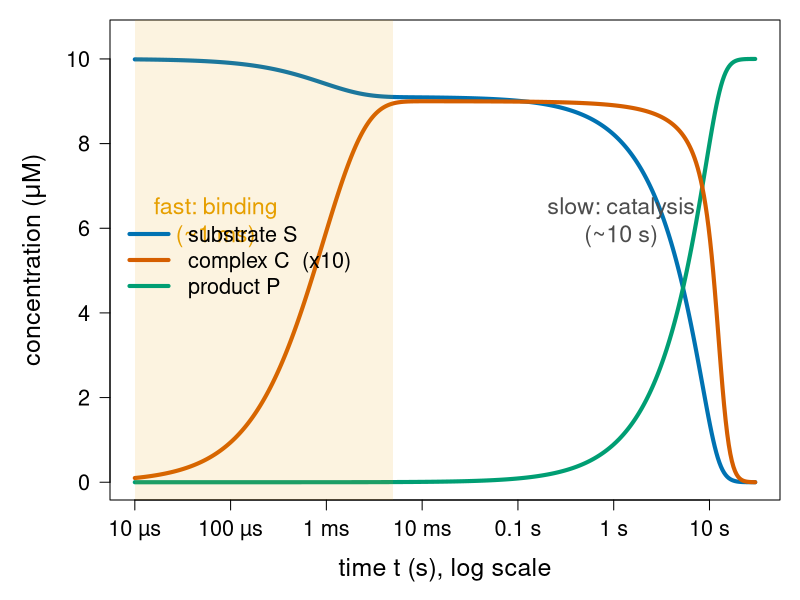
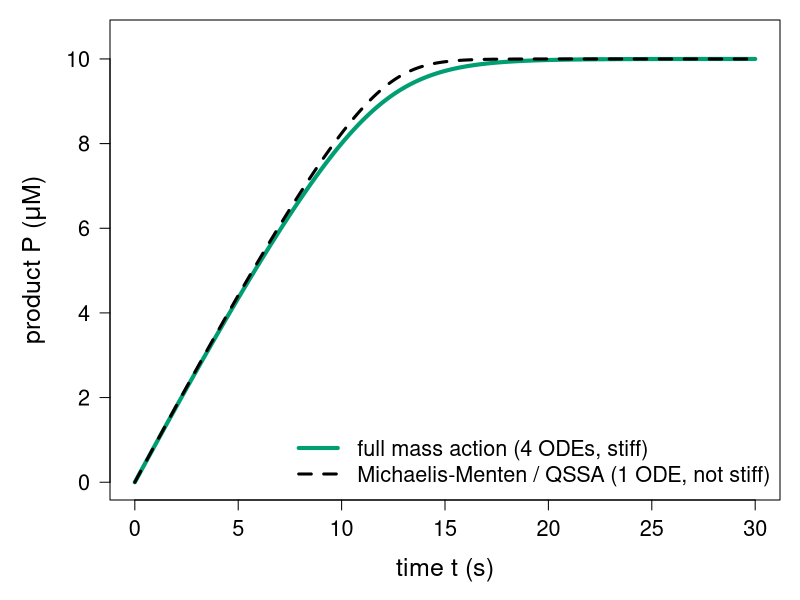
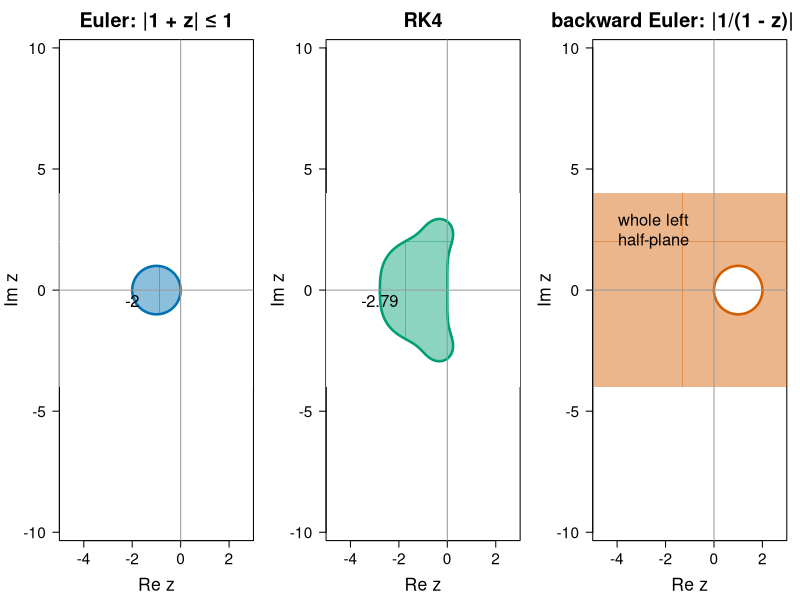
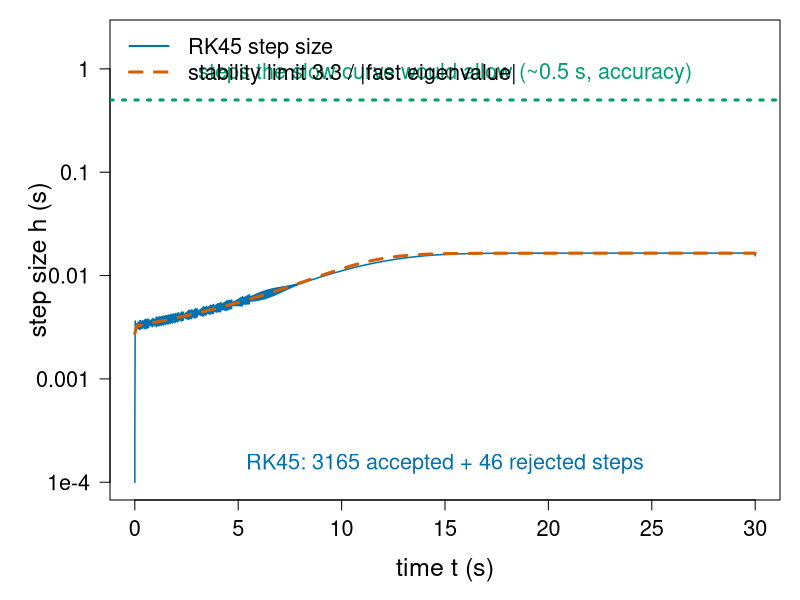
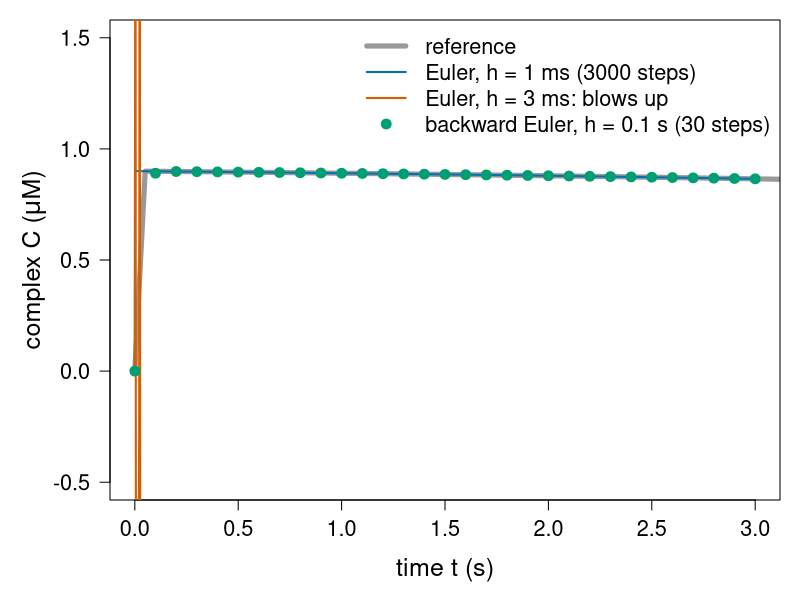
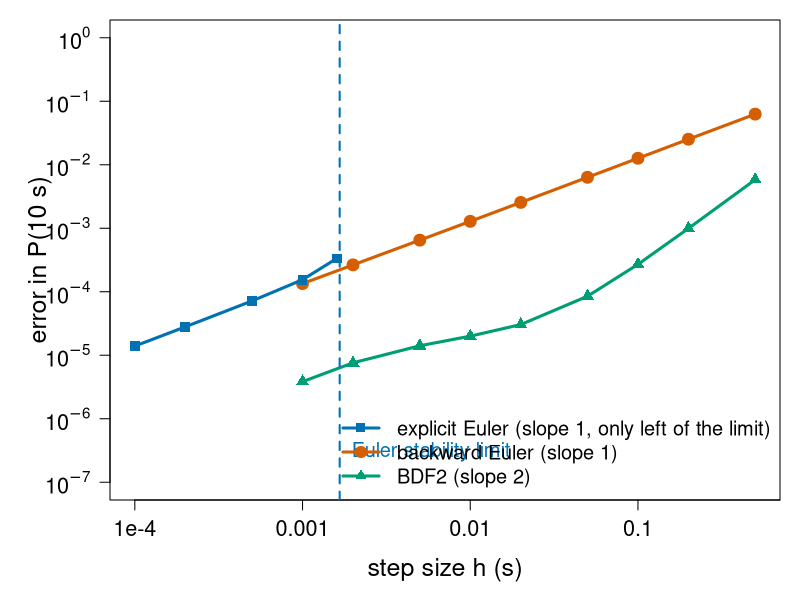
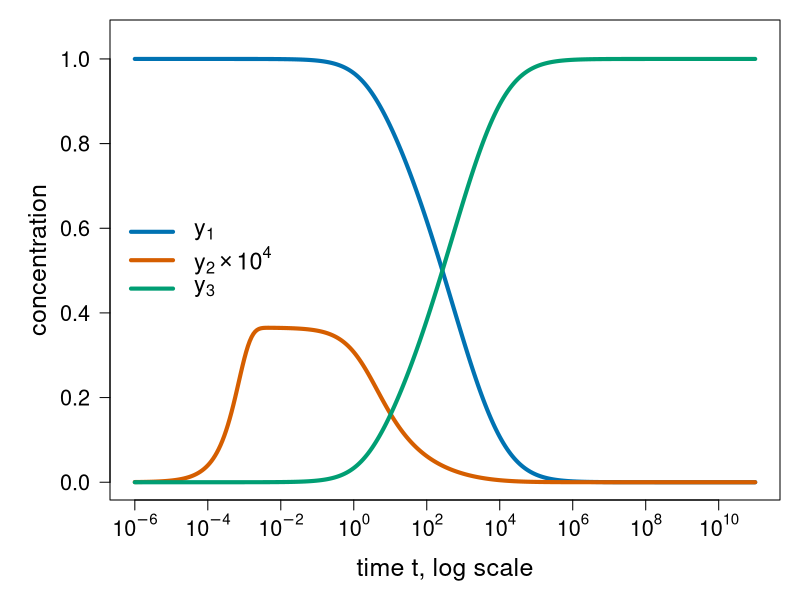
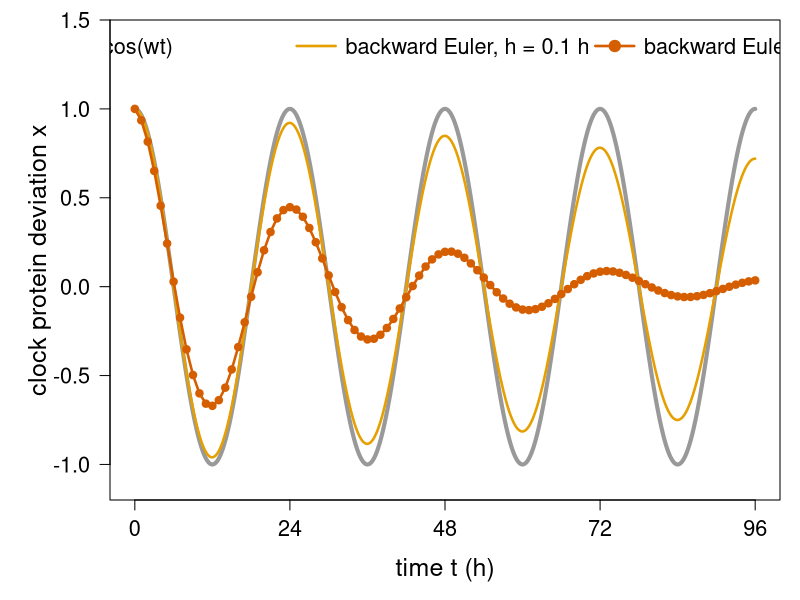

Here is the R script that generated these plots, in order:
# Figures for the stiffness/ unit ("Stiffness and implicit methods").
#
# Re-run by hand from this folder (it is NOT run by `quarto render`):
#   cd stiffness && Rscript make-stiffness-figs.R
#
# Base R graphics only (grDevices::svg) plus deSolve for reference solutions.
# Colours are Okabe-Ito (colour-blind safe). Makes:
#   fig01-enzyme.svg           mass-action enzyme kinetics on a log time axis: fast binding, slow catalysis
#   fig02-qssa.svg             full mass-action model vs the Michaelis-Menten (QSSA) model
#   fig03-stability.svg        stability regions of Euler, RK4 and backward Euler in the z = h*lambda plane
#   fig04-rk45-steps.svg       step sizes of an adaptive Dormand-Prince RK45 on the enzyme model
#   fig05-euler-vs-beuler.svg  explicit Euler (h = 1 ms, 3 ms) vs backward Euler (h = 0.1 s) on the enzyme
#   fig06-order.svg            error vs h: explicit Euler, backward Euler, BDF2 on the enzyme
#   fig07-robertson.svg        Robertson's problem from 1e-6 to 1e11 s (lsoda)
#   fig08-damping.svg          backward Euler damps a 24-hour oscillation

library(deSolve)

oi <- c(orange = "#E69F00", sky = "#56B4E9", green = "#009E73",
        yellow = "#F0E442", blue = "#0072B2", red = "#D55E00",
        purple = "#CC79A7", grey = "#999999")

## ---- the running examples (same code as on the slides) ---------------------

kf <- 100; kr <- 100; kcat <- 1                  # per uM per s, per s, per s
E0 <- 1; S0 <- 10                                # uM
Km <- (kr + kcat) / kf; Vmax <- kcat * E0        # 1.01 uM, 1 uM/s
f <- function(y) {                               # y = (S, E, C, P)
  b <- kf * y[2] * y[1] - kr * y[3]
  c(-b, -b + kcat * y[3], b - kcat * y[3], kcat * y[3])
}
jac <- function(y) rbind(c(-kf * y[2], -kf * y[1], kr,         0),
                         c(-kf * y[2], -kf * y[1], kr + kcat,  0),
                         c( kf * y[2],  kf * y[1], -kr - kcat, 0),
                         c( 0,          0,          kcat,      0))
enzyme <- function(t, y, p) list(f(y))
y0 <- c(S = S0, E = E0, C = 0, P = 0)

beuler <- function(f, jac, y0, h, n, tol = 1e-10) {
  Y <- matrix(NA, n + 1, length(y0)); Y[1, ] <- y <- y0
  I <- diag(length(y0))
  for (i in 1:n) {
    yold <- y                                    # Newton starts at y_n
    for (k in 1:20) {
      delta <- solve(I - h * jac(y), -(y - yold - h * f(y)))
      y <- y + delta
      if (sqrt(sum(delta^2)) < tol) break
    }
    Y[i + 1, ] <- y
  }
  Y
}
bdf2 <- function(f, jac, y0, h, n, tol = 1e-10) {  # first step by backward Euler
  Y <- matrix(NA, n + 1, length(y0)); Y[1, ] <- y0
  Y[2, ] <- beuler(f, jac, y0, h, 1)[2, ]
  I <- diag(length(y0))
  for (i in 2:n) {
    y <- Y[i, ]
    for (k in 1:20) {
      G <- y - 4 / 3 * Y[i, ] + 1 / 3 * Y[i - 1, ] - 2 / 3 * h * f(y)
      delta <- solve(I - 2 / 3 * h * jac(y), -G)
      y <- y + delta
      if (sqrt(sum(delta^2)) < tol) break
    }
    Y[i + 1, ] <- y
  }
  Y
}
euler <- function(f, y0, h, n) {
  Y <- matrix(NA, n + 1, length(y0)); Y[1, ] <- y <- y0
  for (i in 1:n) { y <- y + h * f(y); Y[i + 1, ] <- y }
  Y
}

## ---- fig01: fast binding, slow catalysis --------------------------------------

tt <- c(0, 10^seq(-5, log10(30), length.out = 400))
ref <- ode(y0, tt, enzyme, NULL, method = "lsoda", rtol = 1e-10, atol = 1e-12)
svg("fig01-enzyme.svg", width = 10, height = 5.5)
par(mar = c(5, 5.5, 1, 1), cex.lab = 1.5, cex.axis = 1.3)
plot(ref[-1, "time"], ref[-1, "S"], log = "x", type = "l", lwd = 4, col = oi["blue"],
     ylim = c(0, 10.5), xlab = "time t (s), log scale", ylab = expression("concentration (" * mu * "M)"),
     las = 1, xaxt = "n")
axis(1, at = 10^(-5:1), labels = c("10 µs", "100 µs", "1 ms", "10 ms", "0.1 s", "1 s", "10 s"))
lines(ref[-1, "time"], ref[-1, "P"], lwd = 4, col = oi["green"])
lines(ref[-1, "time"], 10 * ref[-1, "C"], lwd = 4, col = oi["red"])
rect(1e-5, -1, 5e-3, 11, col = adjustcolor(oi["orange"], 0.12), border = NA)
text(7e-5, 6.2, "fast: binding\n(~1 ms)", cex = 1.4, col = oi["orange"])
text(1.2, 6.2, "slow: catalysis\n(~10 s)", cex = 1.4, col = "grey30")
legend("left", c("substrate S", "complex C  (x10)", "product P"), lwd = 4,
       col = oi[c("blue", "red", "green")], cex = 1.3, bty = "n", inset = c(0, -0.15))
dev.off()

## ---- fig02: full model vs QSSA -------------------------------------------------

tl <- seq(0, 30, by = 0.05)
full <- ode(y0, tl, enzyme, NULL, method = "lsoda", rtol = 1e-10, atol = 1e-12)
mm <- function(t, y, p) list(-Vmax * y / (Km + y))
qssa <- ode(c(S = S0), tl, mm, NULL, rtol = 1e-10, atol = 1e-12)
svg("fig02-qssa.svg", width = 10, height = 5.5)
par(mar = c(5, 5.5, 1, 1), cex.lab = 1.5, cex.axis = 1.3)
plot(tl, full[, "P"], type = "l", lwd = 4, col = oi["green"], ylim = c(0, 10.5),
     xlab = "time t (s)", ylab = expression("product P (" * mu * "M)"), las = 1)
lines(tl, S0 - qssa[, "S"], lwd = 3, lty = 2, col = "black")
legend("bottomright", c("full mass action (4 ODEs, stiff)",
                        "Michaelis-Menten / QSSA (1 ODE, not stiff)"),
       lwd = c(4, 3), lty = c(1, 2), col = c(oi["green"], "black"), cex = 1.3, bty = "n")
dev.off()

## ---- fig03: stability regions -----------------------------------------------------

xs <- seq(-5, 3, length.out = 601); ys <- seq(-4, 4, length.out = 601)
z <- outer(xs, ys, function(a, b) complex(real = a, imaginary = b))
R_euler <- Mod(1 + z)
R_rk4 <- Mod(1 + z + z^2 / 2 + z^3 / 6 + z^4 / 24)
R_be <- Mod(1 / (1 - z))
svg("fig03-stability.svg", width = 13, height = 5)
par(mfrow = c(1, 3), mar = c(4.5, 4.5, 3, 1), cex.lab = 1.6, cex.axis = 1.4, cex.main = 1.8)
panel <- function(R, main, col) {
  image(xs, ys, (R <= 1) + 0, col = c("white", adjustcolor(col, 0.45)), asp = 1,
        xlab = expression("Re " * z), ylab = expression("Im " * z), main = main, las = 1)
  contour(xs, ys, R, levels = 1, drawlabels = FALSE, add = TRUE, lwd = 2.5, col = col)
  abline(h = 0, v = 0, col = oi["grey"])
}
panel(R_euler, "Euler: |1 + z| ≤ 1", oi["blue"])
text(-2, -0.45, "-2", cex = 1.5)
panel(R_rk4, "RK4", oi["green"])
text(-2.785, -0.45, "-2.79", cex = 1.5)
panel(R_be, "backward Euler: |1/(1 - z)| ≤ 1", oi["red"])
text(-2.5, 2.5, "whole left\nhalf-plane", cex = 1.5)
dev.off()

## ---- fig04: adaptive RK45 on the enzyme ------------------------------------------
## Hand-written Dormand-Prince 5(4) with a standard step-size controller.

dp_a <- list(c(), c(1/5), c(3/40, 9/40), c(44/45, -56/15, 32/9),
             c(19372/6561, -25360/2187, 64448/6561, -212/729),
             c(9017/3168, -355/33, 46732/5247, 49/176, -5103/18656),
             c(35/384, 0, 500/1113, 125/192, -2187/6784, 11/84))
dp_b <- c(35/384, 0, 500/1113, 125/192, -2187/6784, 11/84, 0)
dp_e <- dp_b - c(5179/57600, 0, 7571/16695, 393/640, -92097/339200, 187/2100, 1/40)
rk45 <- function(f, y, tend, rtol = 1e-6, atol = 1e-6, h = 1e-4) {
  t <- 0; ts <- 0; hs <- numeric(0); nrej <- 0
  while (t < tend) {
    h <- min(h, tend - t)
    K <- matrix(0, 7, length(y))
    for (s in 1:7) {
      ys <- y
      if (s > 1) for (j in 1:(s - 1)) ys <- ys + h * dp_a[[s]][j] * K[j, ]
      K[s, ] <- f(ys)
    }
    ynew <- y + h * colSums(dp_b * K)
    err <- sqrt(mean((h * colSums(dp_e * K) / (atol + rtol * pmax(abs(y), abs(ynew))))^2))
    if (err <= 1) { t <- t + h; y <- ynew; ts <- c(ts, t); hs <- c(hs, h) } else nrej <- nrej + 1
    h <- h * min(5, max(0.2, 0.9 * err^(-1/5)))
  }
  list(t = ts, h = hs, nrej = nrej, y = y)
}
run <- rk45(f, unname(y0), 30)
cat("RK45 (hand-written): accepted", length(run$h), "rejected", run$nrej, "\n")
lam_fast <- sapply(seq(0, 30, by = 0.1), function(tk) {
  yk <- ode(y0, c(0, tk + 1e-12), enzyme, NULL, method = "lsoda", rtol = 1e-10, atol = 1e-12)[2, -1]
  min(Re(eigen(jac(yk))$values))
})
svg("fig04-rk45-steps.svg", width = 10, height = 5.5)
par(mar = c(5, 5.5, 1, 1), cex.lab = 1.5, cex.axis = 1.3)
plot(run$t[-1], run$h, log = "y", type = "l", col = oi["blue"], lwd = 1.5,
     ylim = c(1e-4, 2), xlab = "time t (s)", ylab = "step size h (s)", las = 1, yaxt = "n")
axis(2, at = 10^(-4:0), labels = c("1e-4", "0.001", "0.01", "0.1", "1"), las = 1)
lines(seq(0, 30, by = 0.1), 3.3 / abs(lam_fast), lwd = 3, lty = 2, col = oi["red"])
abline(h = 0.5, lwd = 3, lty = 3, col = oi["green"])
text(15, 0.9, "steps the slow curve would allow (~0.5 s, accuracy)", cex = 1.3, col = oi["green"])
text(15, 1.5e-4, paste0("RK45: ", length(run$h), " accepted + ", run$nrej,
                        " rejected steps"), cex = 1.3, col = oi["blue"])
legend("topleft", c("RK45 step size", "stability limit 3.3 / |fast eigenvalue|"),
       lwd = c(2, 3), lty = c(1, 2), col = oi[c("blue", "red")], cex = 1.3, bty = "n")
dev.off()

## ---- fig05: explicit vs backward Euler on the enzyme --------------------------------

e1 <- euler(f, unname(y0), 1e-3, 3000)
e3 <- euler(f, unname(y0), 3e-3, 1000)
be <- beuler(f, jac, unname(y0), 0.1, 30)
svg("fig05-euler-vs-beuler.svg", width = 10, height = 5.5)
par(mar = c(5, 5.5, 1, 1), cex.lab = 1.5, cex.axis = 1.3)
plot(tl, full[, "C"], type = "l", lwd = 5, col = oi["grey"], xlim = c(0, 3), ylim = c(-0.5, 1.5),
     xlab = "time t (s)", ylab = expression("complex C (" * mu * "M)"), las = 1)
lines((0:3000) * 1e-3, e1[, 3], lwd = 2, col = oi["blue"])
ok <- is.finite(e3[, 3]) & abs(e3[, 3]) < 5
lines(((0:1000) * 3e-3)[ok], e3[ok, 3], lwd = 2, col = oi["red"])
points((0:30) * 0.1, be[, 3], pch = 19, cex = 1.3, col = oi["green"])
legend("topright", c("reference", "Euler, h = 1 ms (3000 steps)", "Euler, h = 3 ms: blows up",
                     "backward Euler, h = 0.1 s (30 steps)"),
       lwd = c(5, 2, 2, NA), pch = c(NA, NA, NA, 19), col = oi[c("grey", "blue", "red", "green")],
       cex = 1.3, bty = "n")
dev.off()

## ---- fig06: error vs h ----------------------------------------------------------

Pref <- full[full[, "time"] == 10, "P"]
hs_imp <- c(0.5, 0.2, 0.1, 0.05, 0.02, 0.01, 0.005, 0.002, 0.001)
err_be <- sapply(hs_imp, function(h) abs(beuler(f, jac, unname(y0), h, round(10 / h))[round(10 / h) + 1, 4] - Pref))
err_b2 <- sapply(hs_imp, function(h) abs(bdf2(f, jac, unname(y0), h, round(10 / h))[round(10 / h) + 1, 4] - Pref))
hs_ex <- c(0.0016, 0.001, 5e-4, 2e-4, 1e-4)
err_ex <- sapply(hs_ex, function(h) abs(euler(f, unname(y0), h, round(10 / h))[round(10 / h) + 1, 4] - Pref))
print(rbind(hs_imp, err_be, err_b2)); print(rbind(hs_ex, err_ex))
svg("fig06-order.svg", width = 10, height = 5.5)
par(mar = c(5, 5.5, 1, 1), cex.lab = 1.5, cex.axis = 1.3)
plot(hs_imp, err_be, log = "xy", type = "o", pch = 19, lwd = 3, cex = 1.3, col = oi["red"],
     xlim = c(1e-4, 0.5), ylim = c(1e-7, 1), xlab = "step size h (s)",
     ylab = "error in P(10 s)", las = 1, xaxt = "n", yaxt = "n")
axis(1, at = 10^(-4:0), labels = c("1e-4", "0.001", "0.01", "0.1", "1"))
axis(2, at = 10^(-7:0), labels = parse(text = paste0("10^", -7:0)), las = 1)
lines(hs_imp, err_b2, type = "o", pch = 17, lwd = 3, cex = 1.3, col = oi["green"])
lines(hs_ex, err_ex, type = "o", pch = 15, lwd = 3, cex = 1.3, col = oi["blue"])
abline(v = 2 / 1201, lty = 2, col = oi["blue"], lwd = 2)
text(2 / 1201, 3e-7, "  Euler stability limit", adj = 0, cex = 1.2, col = oi["blue"])
legend("bottomright", c("explicit Euler (slope 1, only left of the limit)",
                        "backward Euler (slope 1)", "BDF2 (slope 2)"),
       lwd = 3, pch = c(15, 19, 17), col = oi[c("blue", "red", "green")], cex = 1.2, bty = "n")
dev.off()

## ---- fig07: Robertson's problem ---------------------------------------------------

rober <- function(t, y, p) {
  r1 <- 0.04 * y[1]; r2 <- 3e7 * y[2]^2; r3 <- 1e4 * y[2] * y[3]
  list(c(-r1 + r3, r1 - r2 - r3, r2))
}
tr <- c(0, 10^seq(-6, 11, by = 0.05))
rob <- ode(c(y1 = 1, y2 = 0, y3 = 0), tr, rober, NULL, method = "lsoda", rtol = 1e-8, atol = 1e-12)
svg("fig07-robertson.svg", width = 10, height = 5.5)
par(mar = c(5, 5.5, 1, 1), cex.lab = 1.5, cex.axis = 1.3)
plot(rob[-1, "time"], rob[-1, "y1"], log = "x", type = "l", lwd = 4, col = oi["blue"],
     ylim = c(0, 1.05), xlab = "time t, log scale", ylab = "concentration", las = 1, xaxt = "n")
axis(1, at = 10^seq(-6, 10, by = 2), labels = parse(text = paste0("10^", seq(-6, 10, by = 2))))
lines(rob[-1, "time"], 1e4 * rob[-1, "y2"], lwd = 4, col = oi["red"])
lines(rob[-1, "time"], rob[-1, "y3"], lwd = 4, col = oi["green"])
legend("left", c(expression(y[1]), expression(y[2] %*% 10^4), expression(y[3])), lwd = 4,
       col = oi[c("blue", "red", "green")], cex = 1.4, bty = "n")
dev.off()

## ---- fig08: backward Euler damps an oscillation -------------------------------------

w <- 2 * pi / 24
A <- matrix(c(0, 1, -w^2, 0), 2, byrow = TRUE)
osc_f <- function(y) as.vector(A %*% y)
osc_j <- function(y) A
th <- seq(0, 96, by = 0.1)
b1 <- beuler(osc_f, osc_j, c(1, 0), 1, 96)
b01 <- beuler(osc_f, osc_j, c(1, 0), 0.1, 960)
svg("fig08-damping.svg", width = 10, height = 5.5)
par(mar = c(5, 5.5, 1, 1), cex.lab = 1.5, cex.axis = 1.3)
plot(th, cos(w * th), type = "l", lwd = 4, col = oi["grey"], ylim = c(-1.1, 1.4),
     xlab = "time t (h)", ylab = "clock protein deviation x", las = 1, xaxt = "n")
axis(1, at = seq(0, 96, by = 24))
lines(th, b01[, 1], lwd = 2.5, col = oi["orange"])
lines(0:96, b1[, 1], type = "o", pch = 19, cex = 0.8, lwd = 2.5, col = oi["red"])
legend("top", c("exact cos(wt)", "backward Euler, h = 0.1 h", "backward Euler, h = 1 h"),
       lwd = c(4, 2.5, 2.5), pch = c(NA, NA, 19), col = oi[c("grey", "orange", "red")],
       cex = 1.3, bty = "n", horiz = FALSE, ncol = 3, x.intersp = 0.5)
dev.off()
